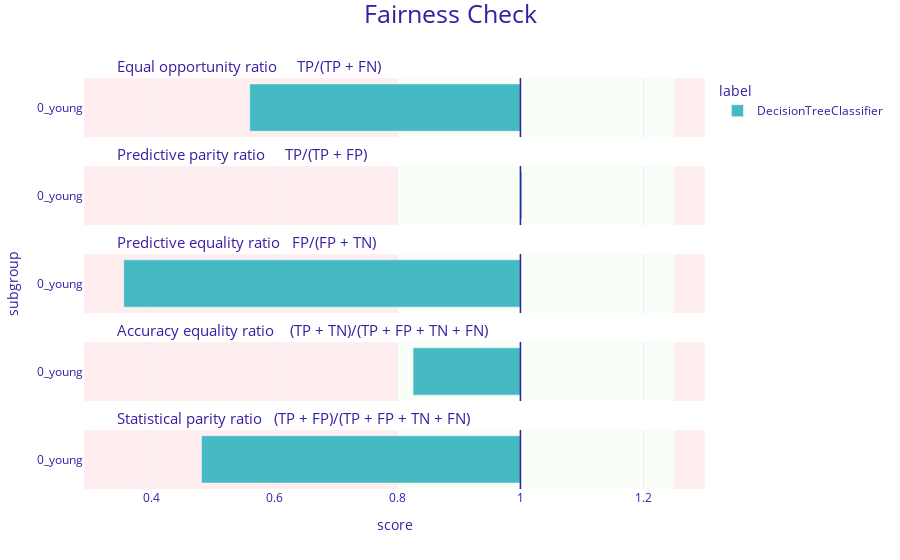

Notebook source saved alongside this figure:
### Code cell
fairness_decisiontree.plot()

### Figure 1 — Plotly figure (JSON) as saved in the notebook; plotly's stock layout.template omitted (floating-point values rounded to 4 significant figures)
{"data": [{"alignmentgroup": "True", "customdata": [["0_young", 0.56, "DecisionTreeClassifier"]], "hovertemplate": "<b>%{customdata[2]}</b><br>Subgroup: %{customdata[0]}<br>Score: %{customdata[1]}<br><extra></extra>", "legendgroup": "DecisionTreeClassifier", "marker": {"color": "#46bac2", "pattern": {"shape": ""}}, "name": "DecisionTreeClassifier", "offsetgroup": "DecisionTreeClassifier", "orientation": "h", "showlegend": true, "textposition": "auto", "type": "bar", "x": [-0.4401], "xaxis": "x5", "y": [0.5], "yaxis": "y5"}, {"alignmentgroup": "True", "customdata": [["0_young", 1.003, "DecisionTreeClassifier"]], "hovertemplate": "<b>%{customdata[2]}</b><br>Subgroup: %{customdata[0]}<br>Score: %{customdata[1]}<br><extra></extra>", "legendgroup": "DecisionTreeClassifier", "marker": {"color": "#46bac2", "pattern": {"shape": ""}}, "name": "DecisionTreeClassifier", "offsetgroup": "DecisionTreeClassifier", "orientation": "h", "showlegend": false, "textposition": "auto", "type": "bar", "x": [0.002632], "xaxis": "x4", "y": [0.5], "yaxis": "y4"}, {"alignmentgroup": "True", "customdata": [["0_young", 0.355, "DecisionTreeClassifier"]], "hovertemplate": "<b>%{customdata[2]}</b><br>Subgroup: %{customdata[0]}<br>Score: %{customdata[1]}<br><extra></extra>", "legendgroup": "DecisionTreeClassifier", "marker": {"color": "#46bac2", "pattern": {"shape": ""}}, "name": "DecisionTreeClassifier", "offsetgroup": "DecisionTreeClassifier", "orientation": "h", "showlegend": false, "textposition": "auto", "type": "bar", "x": [-0.6449], "xaxis": "x3", "y": [0.5], "yaxis": "y3"}, {"alignmentgroup": "True", "customdata": [["0_young", 0.825, "DecisionTreeClassifier"]], "hovertemplate": "<b>%{customdata[2]}</b><br>Subgroup: %{customdata[0]}<br>Score: %{customdata[1]}<br><extra></extra>", "legendgroup": "DecisionTreeClassifier", "marker": {"color": "#46bac2", "pattern": {"shape": ""}}, "name": "DecisionTreeClassifier", "offsetgroup": "DecisionTreeClassifier", "orientation": "h", "showlegend": false, "textposition": "auto", "type": "bar", "x": [-0.1745], "xaxis": "x2", "y": [0.5], "yaxis": "y2"}, {"alignmentgroup": "True", "customdata": [["0_young", 0.482, "DecisionTreeClassifier"]], "hovertemplate": "<b>%{customdata[2]}</b><br>Subgroup: %{customdata[0]}<br>Score: %{customdata[1]}<br><extra></extra>", "legendgroup": "DecisionTreeClassifier", "marker": {"color": "#46bac2", "pattern": {"shape": ""}}, "name": "DecisionTreeClassifier", "offsetgroup": "DecisionTreeClassifier", "orientation": "h", "showlegend": false, "textposition": "auto", "type": "bar", "x": [-0.5185], "xaxis": "x", "y": [0.5], "yaxis": "y"}], "layout": {"annotations": [{"font": {"size": 15}, "showarrow": false, "text": "Statistical parity ratio   (TP + FP)/(TP + FP + TN + FN)", "x": 0.05, "xanchor": "left", "xref": "paper", "y": 0.144, "yanchor": "bottom", "yref": "paper"}, {"font": {"size": 15}, "showarrow": false, "text": "Accuracy equality ratio    (TP + TN)/(TP + FP + TN + FN)", "x": 0.05, "xanchor": "left", "xref": "paper", "y": 0.358, "yanchor": "bottom", "yref": "paper"}, {"font": {"size": 15}, "showarrow": false, "text": "Predictive equality ratio   FP/(FP + TN)", "x": 0.05, "xanchor": "left", "xref": "paper", "y": 0.572, "yanchor": "bottom", "yref": "paper"}, {"font": {"size": 15}, "showarrow": false, "text": "Predictive parity ratio     TP/(TP + FP)", "x": 0.05, "xanchor": "left", "xref": "paper", "y": 0.786, "yanchor": "bottom", "yref": "paper"}, {"font": {"size": 15}, "showarrow": false, "text": "Equal opportunity ratio     TP/(TP + FN)", "x": 0.05, "xanchor": "left", "xref": "paper", "y": 1, "yanchor": "bottom", "yref": "paper"}], "barmode": "group", "font": {"color": "#371ea3"}, "legend": {"title": {"text": "label"}, "tracegroupgap": 0}, "margin": {"b": 71, "r": 30, "t": 78}, "shapes": [{"fillcolor": "#f05a71", "layer": "below", "line": {"width": 0}, "opacity": 0.1, "type": "rect", "x0": 0.25, "x1": 0.3, "xref": "x", "y0": 0, "y1": 1, "yref": "y"}, {"fillcolor": "#f05a71", "layer": "below", "line": {"width": 0}, "opacity": 0.1, "type": "rect", "x0": -0.7094, "x1": -0.2, "xref": "x", "y0": 0, "y1": 1, "yref": "y"}, {"fillcolor": "#c7f5bf", "layer": "below", "line": {"width": 0}, "opacity": 0.1, "type": "rect", "x0": -0.2, "x1": 0.25, "xref": "x", "y0": 0, "y1": 1, "yref": "y"}, {"line": {"color": "#371ea3", "width": 1.5}, "type": "line", "x0": 0, "x1": 0, "xref": "x", "y0": 0, "y1": 1, "yref": "y"}, {"fillcolor": "#f05a71", "layer": "below", "line": {"width": 0}, "opacity": 0.1, "type": "rect", "x0": 0.25, "x1": 0.3, "xref": "x", "y0": 0, "y1": 1, "yref": "y2"}, {"fillcolor": "#f05a71", "layer": "below", "line": {"width": 0}, "opacity": 0.1, "type": "rect", "x0": -0.7094, "x1": -0.2, "xref": "x", "y0": 0, "y1": 1, "yref": "y2"}, {"fillcolor": "#c7f5bf", "layer": "below", "line": {"width": 0}, "opacity": 0.1, "type": "rect", "x0": -0.2, "x1": 0.25, "xref": "x", "y0": 0, "y1": 1, "yref": "y2"}, {"line": {"color": "#371ea3", "width": 1.5}, "type": "line", "x0": 0, "x1": 0, "xref": "x", "y0": 0, "y1": 1, "yref": "y2"}, {"fillcolor": "#f05a71", "layer": "below", "line": {"width": 0}, "opacity": 0.1, "type": "rect", "x0": 0.25, "x1": 0.3, "xref": "x", "y0": 0, "y1": 1, "yref": "y3"}, {"fillcolor": "#f05a71", "layer": "below", "line": {"width": 0}, "opacity": 0.1, "type": "rect", "x0": -0.7094, "x1": -0.2, "xref": "x", "y0": 0, "y1": 1, "yref": "y3"}, {"fillcolor": "#c7f5bf", "layer": "below", "line": {"width": 0}, "opacity": 0.1, "type": "rect", "x0": -0.2, "x1": 0.25, "xref": "x", "y0": 0, "y1": 1, "yref": "y3"}, {"line": {"color": "#371ea3", "width": 1.5}, "type": "line", "x0": 0, "x1": 0, "xref": "x", "y0": 0, "y1": 1, "yref": "y3"}, {"fillcolor": "#f05a71", "layer": "below", "line": {"width": 0}, "opacity": 0.1, "type": "rect", "x0": 0.25, "x1": 0.3, "xref": "x", "y0": 0, "y1": 1, "yref": "y4"}, {"fillcolor": "#f05a71", "layer": "below", "line": {"width": 0}, "opacity": 0.1, "type": "rect", "x0": -0.7094, "x1": -0.2, "xref": "x", "y0": 0, "y1": 1, "yref": "y4"}, {"fillcolor": "#c7f5bf", "layer": "below", "line": {"width": 0}, "opacity": 0.1, "type": "rect", "x0": -0.2, "x1": 0.25, "xref": "x", "y0": 0, "y1": 1, "yref": "y4"}, {"line": {"color": "#371ea3", "width": 1.5}, "type": "line", "x0": 0, "x1": 0, "xref": "x", "y0": 0, "y1": 1, "yref": "y4"}, {"fillcolor": "#f05a71", "layer": "below", "line": {"width": 0}, "opacity": 0.1, "type": "rect", "x0": 0.25, "x1": 0.3, "xref": "x", "y0": 0, "y1": 1, "yref": "y5"}, {"fillcolor": "#f05a71", "layer": "below", "line": {"width": 0}, "opacity": 0.1, "type": "rect", "x0": -0.7094, "x1": -0.2, "xref": "x", "y0": 0, "y1": 1, "yref": "y5"}, {"fillcolor": "#c7f5bf", "layer": "below", "line": {"width": 0}, "opacity": 0.1, "type": "rect", "x0": -0.2, "x1": 0.25, "xref": "x", "y0": 0, "y1": 1, "yref": "y5"}, {"line": {"color": "#371ea3", "width": 1.5}, "type": "line", "x0": 0, "x1": 0, "xref": "x", "y0": 0, "y1": 1, "yref": "y5"}], "title": {"font": {"size": 25}, "text": "Fairness Check", "x": 0.5, "y": 0.99}, "xaxis": {"anchor": "y", "domain": [0, 1], "range": [-0.7094, 0.3], "ticktext": [0.2, 0.4, 0.6, 0.8, 1, 1.2, 1.4, 1], "tickvals": [-0.8, -0.6, -0.4, -0.2, 0, 0.2, 0.4, 0], "title": {"text": "score"}}, "xaxis2": {"anchor": "y2", "domain": [0, 1], "matches": "x", "range": [-0.7094, 0.3], "showticklabels": false, "ticktext": [0.2, 0.4, 0.6, 0.8, 1, 1.2, 1.4, 1], "tickvals": [-0.8, -0.6, -0.4, -0.2, 0, 0.2, 0.4, 0]}, "xaxis3": {"anchor": "y3", "domain": [0, 1], "matches": "x", "range": [-0.7094, 0.3], "showticklabels": false, "ticktext": [0.2, 0.4, 0.6, 0.8, 1, 1.2, 1.4, 1], "tickvals": [-0.8, -0.6, -0.4, -0.2, 0, 0.2, 0.4, 0]}, "xaxis4": {"anchor": "y4", "domain": [0, 1], "matches": "x", "range": [-0.7094, 0.3], "showticklabels": false, "ticktext": [0.2, 0.4, 0.6, 0.8, 1, 1.2, 1.4, 1], "tickvals": [-0.8, -0.6, -0.4, -0.2, 0, 0.2, 0.4, 0]}, "xaxis5": {"anchor": "y5", "domain": [0, 1], "matches": "x", "range": [-0.7094, 0.3], "showticklabels": false, "ticktext": [0.2, 0.4, 0.6, 0.8, 1, 1.2, 1.4, 1], "tickvals": [-0.8, -0.6, -0.4, -0.2, 0, 0.2, 0.4, 0]}, "yaxis": {"anchor": "x", "domain": [0, 0.144], "range": [0, 1], "showgrid": false, "ticktext": ["0_young"], "tickvals": [0.5], "title": {"text": ""}, "zeroline": false}, "yaxis2": {"anchor": "x2", "domain": [0.214, 0.358], "matches": "y", "range": [0, 1], "showgrid": false, "ticktext": ["0_young"], "tickvals": [0.5], "title": {"text": ""}, "zeroline": false}, "yaxis3": {"anchor": "x3", "domain": [0.428, 0.572], "matches": "y", "range": [0, 1], "showgrid": false, "ticktext": ["0_young"], "tickvals": [0.5], "title": {"text": "subgroup"}, "zeroline": false}, "yaxis4": {"anchor": "x4", "domain": [0.642, 0.786], "matches": "y", "range": [0, 1], "showgrid": false, "ticktext": ["0_young"], "tickvals": [0.5], "title": {"text": ""}, "zeroline": false}, "yaxis5": {"anchor": "x5", "domain": [0.856, 1], "matches": "y", "range": [0, 1], "showgrid": false, "ticktext": ["0_young"], "tickvals": [0.5], "title": {"text": ""}, "zeroline": false}}}
